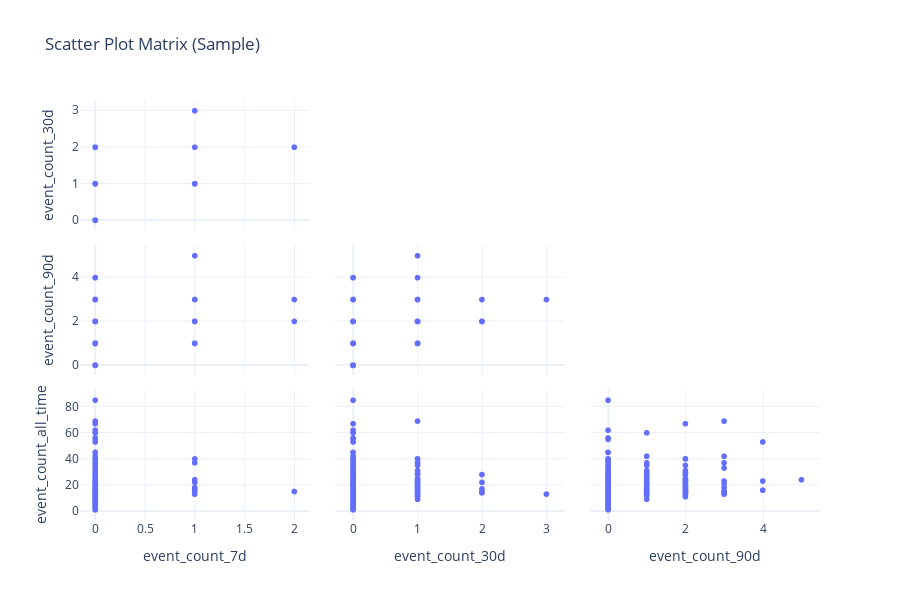

The notebook cell this image was saved under:
### Markdown cell above
## 4.7 Scatter Plot Matrix (Sample)

Visual exploration of pairwise relationships between numeric features.

**📖 How to Read the Scatter Matrix:**
- **Diagonal**: Distribution of each feature (histogram or density)
- **Off-diagonal**: Scatter plot showing relationship between two features
- Each row/column represents one feature

**🔍 What to Look For:**

| Pattern | What It Means | Action |
|---------|--------------|--------|
| **Linear trend** (diagonal line of points) | Strong correlation | Check if redundant; may cause multicollinearity |
| **Curved pattern** | Non-linear relationship | Consider polynomial features or transformations |
| **Clusters/groups** | Natural segments in data | May benefit from segment-aware modeling |
| **Fan shape** (spreading out) | Heteroscedasticity | May need log transform or robust methods |
| **Random scatter** | No relationship | Features are independent |

**⚠️ Cautions:**
- Sample shown (max 1000 points) for performance - patterns may differ in full data
- Look for the same patterns in correlation matrix (section 4.2) to confirm

### Code cell
top_numeric = numeric_cols[:4] if len(numeric_cols) > 4 else numeric_cols

if len(top_numeric) >= 2:
    fig = charts.scatter_matrix(
        df[top_numeric].sample(min(1000, len(df))),
        title="Scatter Plot Matrix (Sample)"
    )
    display_figure(fig)

### Figure 1 — Plotly figure (JSON) as saved in the notebook; plotly's stock layout.template omitted (floating-point values rounded to 4 significant figures; data arrays with more than 128 entries replaced by an {"elided": "..."} marker saying what was removed)
{"data": [{"diagonal": {"visible": false}, "dimensions": [{"axis": {"matches": true}, "label": "event_count_7d", "values": {"elided": "1000 int values"}}, {"axis": {"matches": true}, "label": "event_count_30d", "values": {"elided": "1000 int values"}}, {"axis": {"matches": true}, "label": "event_count_90d", "values": {"elided": "1000 int values"}}, {"axis": {"matches": true}, "label": "event_count_all_time", "values": {"elided": "1000 int values"}}], "hovertemplate": "%{xaxis.title.text}=%{x}<br>%{yaxis.title.text}=%{y}<extra></extra>", "legendgroup": "", "marker": {"color": "#636efa", "symbol": "circle"}, "name": "", "showlegend": false, "showupperhalf": false, "type": "splom"}], "layout": {"autosize": true, "dragmode": "select", "height": 600, "legend": {"tracegroupgap": 0}, "title": {"text": "Scatter Plot Matrix (Sample)"}}}
